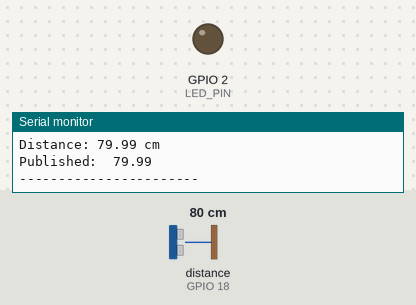
Recording of a sketch running on a simulated ESP32. Parts: output pins drawn as LEDs (lit = HIGH), the last lines printed to the serial monitor. Wiring (inferred from the names in the program): ultrasonic range finder: trigger GPIO 5; echo GPIO 18. Inputs (shaded band) come from the test bench; at power-on: distance to the obstacle (sensor on GPIO 18) 80 cm. The echo pulse lasts 58.3 µs per cm; WiFi joins after 1.5 s; servers stay silent unless stated; random numbers use the default seed unless the sketch sets one; no MQTT or app messages arrive unless stated; pins used as bus, display or sensor lines are not drawn.

Above: at 2.7 s.
2.8 s: distance to the obstacle (sensor on GPIO 18) set to 34 cm
5.5 s: distance to the obstacle (sensor on GPIO 18) set to 27 cm
At 6.7 s:
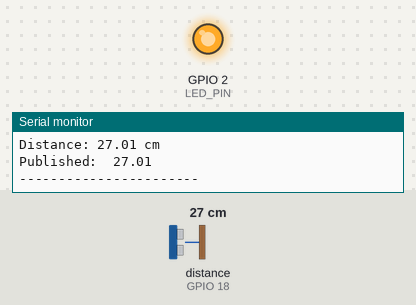
8.2 s: distance to the obstacle (sensor on GPIO 18) set to 35 cm
At 11.0 s:
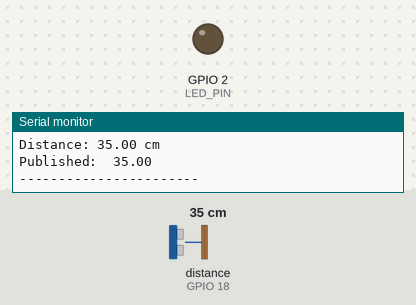
11.5 s: distance to the obstacle (sensor on GPIO 18) set to 18 cm
At 12.5 s:
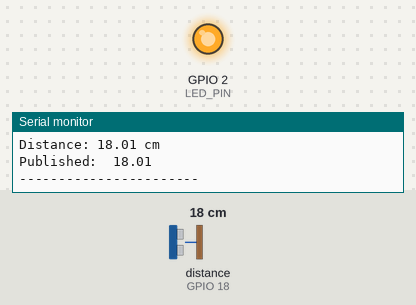
Timing chart, 0 to 14.5 s (numbered marks = the images above; inputs shaded):
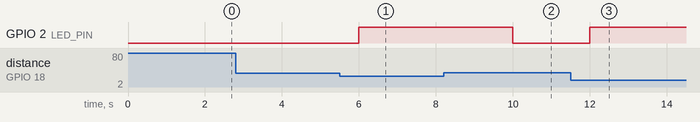

Measured:
- the behaviour switches between 31 and 30 cm on distance to the obstacle (sensor on GPIO 18) (found by bisection; images 0 and 1)
- after the input at 5.5 s, GPIO 2 (LED_PIN): LOW → HIGH after 0.50 s
- after the input at 8.2 s, GPIO 2 (LED_PIN): HIGH → LOW after 1.8 s
- after the input at 11.5 s, GPIO 2 (LED_PIN): LOW → HIGH after 0.50 s

The sketch:

sketch.ino
```cpp
/*
=============================================
DecodeLabs Project 3
ESP32 + HC-SR04 + LED + Adafruit IO MQTT
=============================================
*/

#include <WiFi.h>
#include <PubSubClient.h>

// ---------------- WiFi ----------------
const char* ssid = "Wokwi-GUEST";
const char* password = "";

// ------------ Adafruit IO -------------
#define AIO_SERVER      "io.adafruit.com"
#define AIO_PORT        1883

#define AIO_USERNAME    "Jan1"
#define AIO_KEY         "aio_MHLM34JHji0czn00WnAasRvZvb0k"

// ------------ Pins --------------------
#define TRIG_PIN 5
#define ECHO_PIN 18
#define LED_PIN 2

const float THRESHOLD = 30.0;

// ------------ MQTT --------------------
WiFiClient wifiClient;
PubSubClient client(wifiClient);

unsigned long lastPublish = 0;

void connectWiFi() {

  if (WiFi.status() == WL_CONNECTED)
    return;

  Serial.print("Connecting to WiFi");

  WiFi.begin(ssid, password);

  while (WiFi.status() != WL_CONNECTED) {
    Serial.print(".");
    delay(500);
  }

  Serial.println();
  Serial.println("WiFi Connected");
  Serial.print("IP Address: ");
  Serial.println(WiFi.localIP());
}

void connectMQTT() {

  while (!client.connected()) {

    Serial.print("Connecting to Adafruit IO...");

    String clientId = "ESP32-";
    clientId += String(random(0xffff), HEX);

    if (client.connect(clientId.c_str(), AIO_USERNAME, AIO_KEY)) {

      Serial.println("Connected!");

    } else {

      Serial.print("Failed. MQTT State = ");
      Serial.println(client.state());

      delay(3000);
    }
  }
}

float readDistance() {

  digitalWrite(TRIG_PIN, LOW);
  delayMicroseconds(2);

  digitalWrite(TRIG_PIN, HIGH);
  delayMicroseconds(10);

  digitalWrite(TRIG_PIN, LOW);

  long duration = pulseIn(ECHO_PIN, HIGH, 30000);

  if (duration == 0)
    return -1;

  return duration * 0.0343 / 2.0;
}

void setup() {

  Serial.begin(115200);

  pinMode(TRIG_PIN, OUTPUT);
  pinMode(ECHO_PIN, INPUT);
  pinMode(LED_PIN, OUTPUT);

  client.setServer(AIO_SERVER, AIO_PORT);

  connectWiFi();
}

void loop() {

  connectWiFi();

  if (!client.connected())
    connectMQTT();

  client.loop();

  if (millis() - lastPublish >= 2000) {

    lastPublish = millis();

    float distance = readDistance();

    if (distance < 0) {
      Serial.println("Sensor Timeout");
      return;
    }

    digitalWrite(LED_PIN, distance <= THRESHOLD);

    Serial.print("Distance: ");
    Serial.print(distance);
    Serial.println(" cm");

    char payload[15];
    dtostrf(distance, 6, 2, payload);

    bool ok = client.publish(
      AIO_USERNAME "/feeds/distance",
      payload
    );

    if (ok) {
      Serial.print("Published: ");
      Serial.println(payload);
    } else {
      Serial.print("Publish Failed. MQTT State = ");
      Serial.println(client.state());
    }

    Serial.println("-----------------------");
  }
}
```
